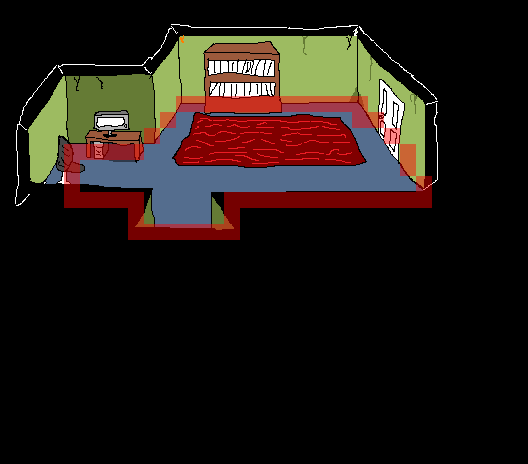

This is a level from a 2D game, rendered from its Tiled map with the project's own tilesets. A one-line summary and the map file follow, with tile-layer data summarised:
An orthogonal 33x29 tile map with 16x16 px tiles, 1 tile layer (collide), 1 image layer and 4 objects (2x door, 2x scene).

<map version="1.0" orientation="orthogonal" width="33" height="29" tilewidth="16" tileheight="16">
 <tileset firstgid="1" name="tiles" tilewidth="16" tileheight="16">
  <image source="../images/tiles.png" width="256" height="256" />
 </tileset>
 <imagelayer name="Image Layer 1" width="33" height="29">
  <image source="../images/2_VICTIM_APARTMENT.png" />
 </imagelayer>
 <layer name="collide" width="33" height="29">
  <properties>
   <property name="hidden" value="true" />
   <property name="solid" value="true" />
  </properties>
  <data>[957 cells, 54 non-empty, 1 distinct tile ids]</data>
 </layer>
 <objectgroup name="objects" width="33" height="29">
  <object name="door" x="371" y="147">
   <properties>
    <property name="to" value="murder" />
   </properties>
  </object>
  <object name="door" x="182" y="211">
   <properties>
    <property name="to" value="lobby" />
   </properties>
  </object>
  <object name="scene" x="207" y="82" width="69" height="30">
   <properties>
    <property name="name" value="bookcase" />
   </properties>
  </object>
  <object name="scene" x="89" y="135" width="41" height="24">
   <properties>
    <property name="name" value="computer" />
   </properties>
  </object>
 </objectgroup>
</map>
